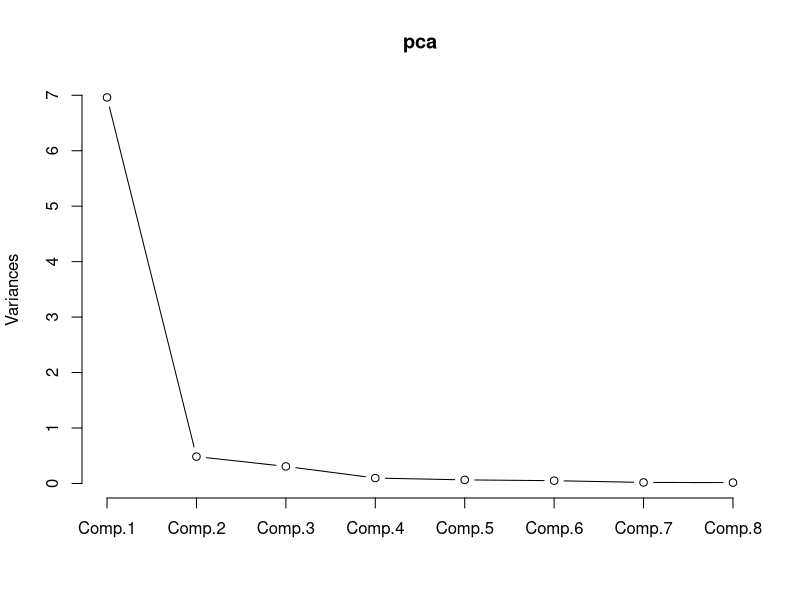
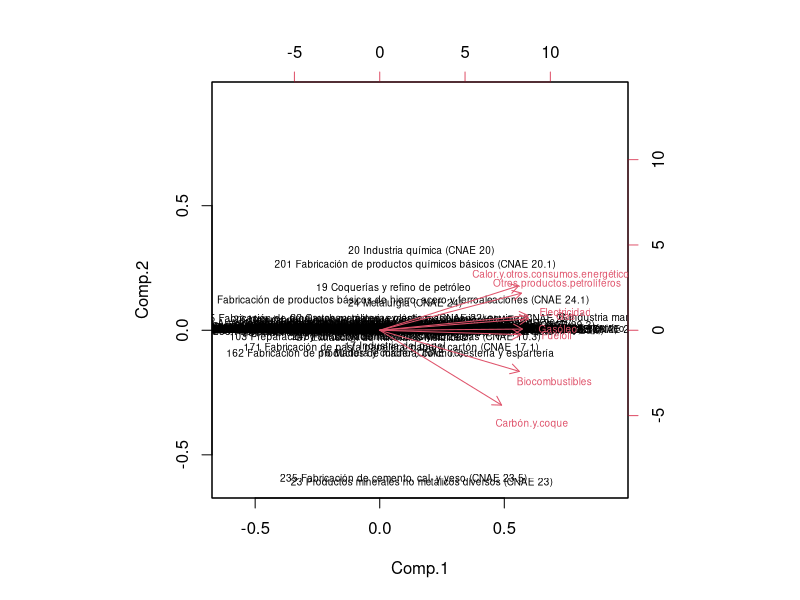

These figures' R source, in order:
# Load data

X <- read.csv("INE_consumos_energeticos.csv", sep = ";")
rownames(X) <- X[, 1]
X <- X[, -1]

# Principal component analysis
pca <- princomp(X, cor = TRUE)

# Useful plots

plot(pca, type = "l")
biplot(pca, cex = 0.6)